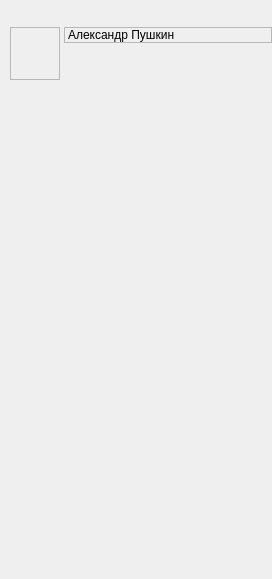
<ui version="4.0" >
 <class>MainWindow</class>
 <widget class="QWidget" name="MainWindow" >
  <property name="geometry" >
   <rect>
    <x>0</x>
    <y>0</y>
    <width>272</width>
    <height>579</height>
   </rect>
  </property>
  <property name="windowTitle" >
   <string>Ya.Online</string>
  </property>
  <property name="windowIcon" >
   <iconset>
    <normaloff>images/trayicon.png</normaloff>images/trayicon.png</iconset>
  </property>
  <layout class="QVBoxLayout" >
   <property name="spacing" >
    <number>0</number>
   </property>
   <property name="leftMargin" >
    <number>0</number>
   </property>
   <property name="topMargin" >
    <number>20</number>
   </property>
   <property name="rightMargin" >
    <number>0</number>
   </property>
   <property name="bottomMargin" >
    <number>0</number>
   </property>
   <item>
    <widget class="QStackedWidget" name="topStack" >
     <property name="sizePolicy" >
      <sizepolicy vsizetype="Maximum" hsizetype="Preferred" >
       <horstretch>0</horstretch>
       <verstretch>0</verstretch>
      </sizepolicy>
     </property>
     <property name="currentIndex" >
      <number>0</number>
     </property>
     <widget class="QWidget" name="selfWidgetsPage" >
      <property name="sizePolicy" >
       <sizepolicy vsizetype="Preferred" hsizetype="Preferred" >
        <horstretch>0</horstretch>
        <verstretch>0</verstretch>
       </sizepolicy>
      </property>
      <layout class="QVBoxLayout" >
       <property name="spacing" >
        <number>0</number>
       </property>
       <property name="margin" >
        <number>0</number>
       </property>
       <item>
        <layout class="QGridLayout" >
         <property name="leftMargin" >
          <number>10</number>
         </property>
         <property name="topMargin" >
          <number>7</number>
         </property>
         <property name="horizontalSpacing" >
          <number>4</number>
         </property>
         <property name="verticalSpacing" >
          <number>0</number>
         </property>
         <item rowspan="2" row="0" column="0" >
          <widget class="QFrame" name="selfUserpicFrame" >
           <property name="minimumSize" >
            <size>
             <width>50</width>
             <height>53</height>
            </size>
           </property>
           <property name="maximumSize" >
            <size>
             <width>50</width>
             <height>53</height>
            </size>
           </property>
           <property name="frameShape" >
            <enum>QFrame::StyledPanel</enum>
           </property>
           <property name="frameShadow" >
            <enum>QFrame::Plain</enum>
           </property>
           <property name="lineWidth" >
            <number>1</number>
           </property>
           <layout class="QVBoxLayout" >
            <property name="spacing" >
             <number>0</number>
            </property>
            <property name="leftMargin" >
             <number>0</number>
            </property>
            <property name="topMargin" >
             <number>3</number>
            </property>
            <property name="rightMargin" >
             <number>0</number>
            </property>
            <property name="bottomMargin" >
             <number>0</number>
            </property>
            <item>
             <widget class="YaSelfAvatarLabel" name="selfUserpic" >
              <property name="minimumSize" >
               <size>
                <width>50</width>
                <height>50</height>
               </size>
              </property>
              <property name="maximumSize" >
               <size>
                <width>50</width>
                <height>50</height>
               </size>
              </property>
              <property name="frameShape" >
               <enum>QFrame::NoFrame</enum>
              </property>
              <property name="frameShadow" >
               <enum>QFrame::Raised</enum>
              </property>
             </widget>
            </item>
           </layout>
          </widget>
         </item>
         <item row="0" column="1" >
          <widget class="YaSelfLabel" name="selfName" >
           <property name="sizePolicy" >
            <sizepolicy vsizetype="Preferred" hsizetype="Preferred" >
             <horstretch>0</horstretch>
             <verstretch>0</verstretch>
            </sizepolicy>
           </property>
           <property name="frameShape" >
            <enum>QFrame::StyledPanel</enum>
           </property>
           <property name="text" >
            <string>Александр Пушкин</string>
           </property>
          </widget>
         </item>
         <item row="1" column="1" >
          <layout class="QHBoxLayout" >
           <property name="spacing" >
            <number>0</number>
           </property>
           <property name="leftMargin" >
            <number>0</number>
           </property>
           <property name="topMargin" >
            <number>1</number>
           </property>
           <property name="rightMargin" >
            <number>2</number>
           </property>
           <item>
            <widget class="YaChatContactInfo" name="selfInfo" >
             <property name="maximumSize" >
              <size>
               <width>1</width>
               <height>1</height>
              </size>
             </property>
             <property name="frameShape" >
              <enum>QFrame::StyledPanel</enum>
             </property>
             <property name="frameShadow" >
              <enum>QFrame::Raised</enum>
             </property>
            </widget>
           </item>
           <item>
            <widget class="YaSelfMood" name="selfMood" >
             <property name="sizePolicy" >
              <sizepolicy vsizetype="Expanding" hsizetype="Expanding" >
               <horstretch>0</horstretch>
               <verstretch>0</verstretch>
              </sizepolicy>
             </property>
            </widget>
           </item>
          </layout>
         </item>
        </layout>
       </item>
      </layout>
     </widget>
     <widget class="QWidget" name="logoPage" >
      <layout class="QHBoxLayout" >
       <property name="spacing" >
        <number>10</number>
       </property>
       <property name="leftMargin" >
        <number>10</number>
       </property>
       <property name="topMargin" >
        <number>10</number>
       </property>
       <property name="rightMargin" >
        <number>0</number>
       </property>
       <property name="bottomMargin" >
        <number>0</number>
       </property>
       <item>
        <widget class="QWidget" native="1" name="logoFrame" >
         <property name="maximumSize" >
          <size>
           <width>50</width>
           <height>50</height>
          </size>
         </property>
        </widget>
       </item>
       <item>
        <widget class="QLabel" name="applicationName" >
         <property name="text" >
          <string>Ya.Online</string>
         </property>
        </widget>
       </item>
      </layout>
     </widget>
    </widget>
   </item>
   <item>
    <layout class="QVBoxLayout" >
     <property name="spacing" >
      <number>0</number>
     </property>
     <property name="leftMargin" >
      <number>0</number>
     </property>
     <property name="topMargin" >
      <number>4</number>
     </property>
     <property name="rightMargin" >
      <number>0</number>
     </property>
     <property name="bottomMargin" >
      <number>0</number>
     </property>
     <item>
      <spacer>
       <property name="orientation" >
        <enum>Qt::Horizontal</enum>
       </property>
       <property name="sizeHint" stdset="0" >
        <size>
         <width>0</width>
         <height>0</height>
        </size>
       </property>
      </spacer>
     </item>
     <item>
      <widget class="YaRoster" name="roster" >
       <property name="sizePolicy" >
        <sizepolicy vsizetype="Expanding" hsizetype="Ignored" >
         <horstretch>0</horstretch>
         <verstretch>0</verstretch>
        </sizepolicy>
       </property>
      </widget>
     </item>
    </layout>
   </item>
   <item>
    <widget class="YaStatusBar" name="statusBar" >
     <property name="frameShape" >
      <enum>QFrame::NoFrame</enum>
     </property>
     <property name="frameShadow" >
      <enum>QFrame::Raised</enum>
     </property>
    </widget>
   </item>
  </layout>
 </widget>
 <customwidgets>
  <customwidget>
   <class>YaChatContactInfo</class>
   <extends>QFrame</extends>
   <header>yachatcontactinfo.h</header>
   <container>1</container>
  </customwidget>
  <customwidget>
   <class>AnimatedStackedWidget</class>
   <extends>QStackedWidget</extends>
   <header>animatedstackedwidget.h</header>
   <container>1</container>
  </customwidget>
  <customwidget>
   <class>YaSelfAvatarLabel</class>
   <extends>QFrame</extends>
   <header>yaselfavatarlabel.h</header>
   <container>1</container>
  </customwidget>
  <customwidget>
   <class>YaStatusBar</class>
   <extends>QFrame</extends>
   <header>yastatusbar.h</header>
   <container>1</container>
  </customwidget>
  <customwidget>
   <class>YaRoster</class>
   <extends>QFrame</extends>
   <header>yaroster.h</header>
   <container>1</container>
  </customwidget>
  <customwidget>
   <class>YaSelfLabel</class>
   <extends>QLabel</extends>
   <header>yaselflabel.h</header>
  </customwidget>
  <customwidget>
   <class>YaSelfMood</class>
   <extends>QFrame</extends>
   <header>yaselfmood.h</header>
   <container>1</container>
  </customwidget>
 </customwidgets>
 <resources/>
 <connections/>
</ui>
